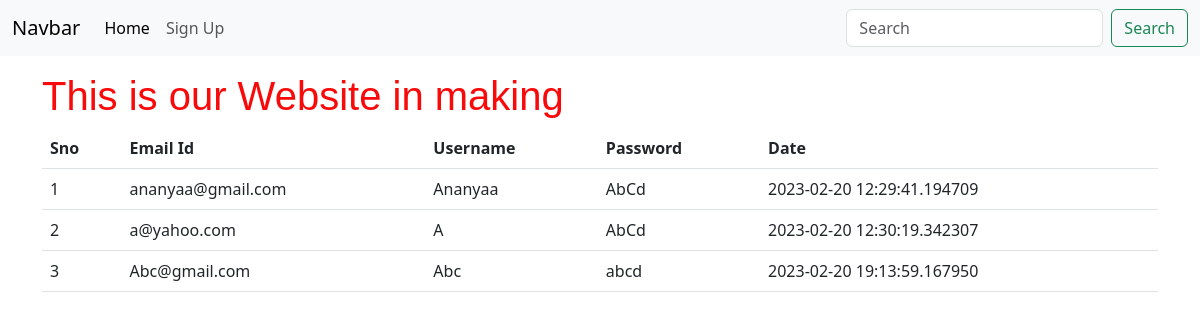
The app's page /, older data.
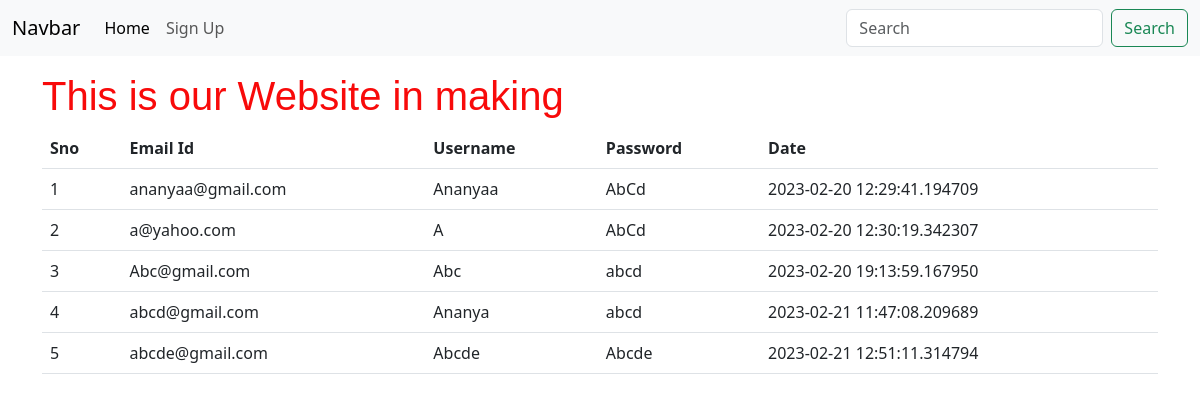
The same page, newer data.
### test.py (models this page shows, shortened)
class Members(db.Model):
    email=db.Column(db.String(50), nullable=False, primary_key=True)
    username=db.Column(db.String(50), nullable=False)
    password=db.Column(db.String(50), nullable=False)
    date_registered=db.Column(db.DateTime, default=datetime.utcnow)

### test.py (the view)
@app.route('/', methods=['GET', 'POST'])
def helloworld():
    entry=Members.query.all()
    return render_template('index.html', entry=entry)

### templates/index.html
{% extends 'base.html' %}
{% block body %}
    <h1 class="head">This is our Website in making</h1>
    <table class="table">
        <thead>
          <tr>
            <th scope="col">Sno</th>
            <th scope="col">Email Id</th>
            <th scope="col">Username</th>
            <th scope="col">Password</th>
            <th scope="col">Date</th>
          </tr>
        </thead>
        <tbody>
          {% for t in entry %}
          <tr>
            <td scope="col">{{loop.index}}</td>
            <td scope="col">{{t.email}}</td>
            <td scope="col">{{t.username}}</td>
            <td scope="col">{{t.password}}</td>
            <td scope="col">{{t.date_registered}}</td>
          </tr>
          {% endfor %}
        </tbody>
      </table>
{% endblock body %}

Row changes from the older to the newer data that the page shows:
added Members: email "abcd@gmail.com", username "Ananya", password "abcd", date_registered "2023-02-21 11:47:08.209689"
added Members: email "abcde@gmail.com", username "Abcde", password "Abcde", date_registered "2023-02-21 12:51:11.314794"
